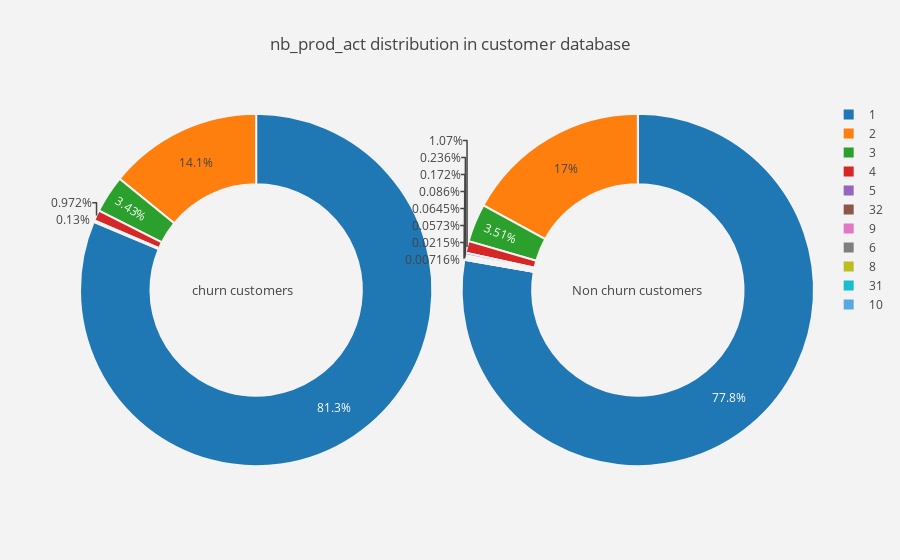

Notebook source saved alongside this figure:
### Markdown cell above
The has_gas distribution does not provide much information other than the dataset is filled more with 'f' type of has_gas.

### Code cell
plot_pie(cat_cols[2])

### Figure 1 — Plotly figure (JSON) as saved in the notebook; plotly's stock layout.template omitted (floating-point values rounded to 4 significant figures)
{"data": [{"domain": {"x": [0, 0.48]}, "hole": 0.6, "hoverinfo": "label+percent+name", "labels": [1, 2, 3, 4, 5], "marker": {"line": {"color": "rgb(243,243,243)", "width": 2}}, "name": "Churn Customers", "type": "pie", "uid": "33f6fa60-8d6b-4595-aa65-9f120a12997b", "values": [1255, 218, 53, 15, 2]}, {"domain": {"x": [0.52, 1]}, "hole": 0.6, "hoverinfo": "label+percent+name", "labels": [1, 2, 3, 4, 5, 32, 9, 6, 8, 31, 10], "marker": {"line": {"color": "rgb(243,243,243)", "width": 2}}, "name": "Non churn customers", "type": "pie", "uid": "ead5c71c-8958-41da-b8fe-ca18432f7b22", "values": [10852, 2375, 490, 150, 33, 24, 12, 9, 8, 3, 1]}], "layout": {"annotations": [{"font": {"size": 13}, "showarrow": false, "text": "churn customers", "x": 0.15, "y": 0.5}, {"font": {"size": 13}, "showarrow": false, "text": "Non churn customers", "x": 0.85, "y": 0.5}], "paper_bgcolor": "rgb(243,243,243)", "plot_bgcolor": "rgb(243,243,243)", "title": {"text": "nb_prod_act distribution in customer database "}}}
